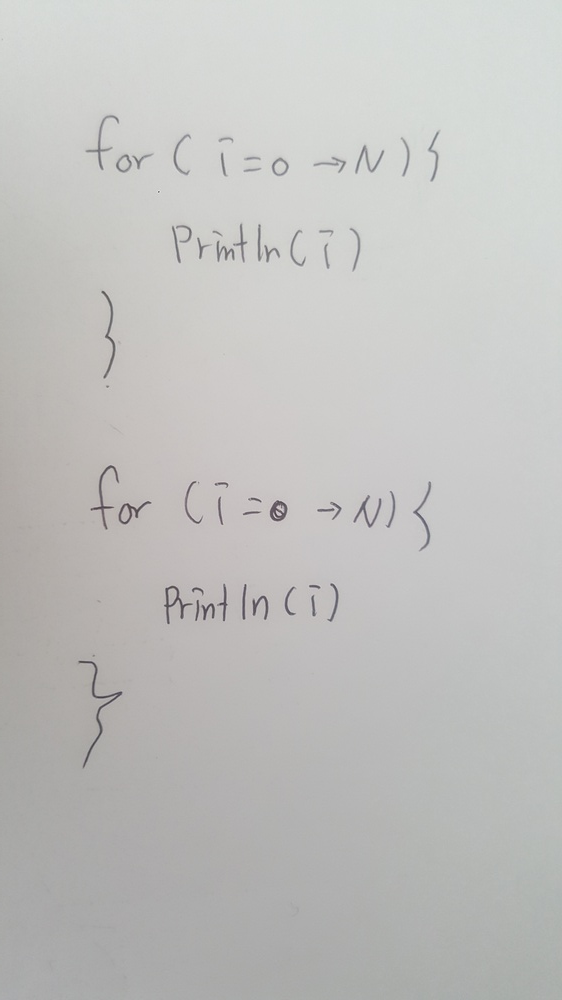
#> input picture images/pseudo2.jpg, 562 x 1000 px, shrunk from 2988 x 5312 before the run
$ python main.py
#> lines starting #> are read from the running program, lines starting #| are printed output that depends on the picture; after the words box and inside, x2 and y2 are one past the last pixel; in counts of white or black regions, pixels touching at a corner belong together
import cv2
import numpy as np
from matplotlib import pyplot as plt

img = cv2.imread('../images/pseudo2.jpg',0)
#> img: shape (1000, 562); min 63, max 227, mean 192.8
# img = cv2.medianBlur(img,5)

ret, th1 = cv2.threshold(img,127,255,cv2.THRESH_BINARY)
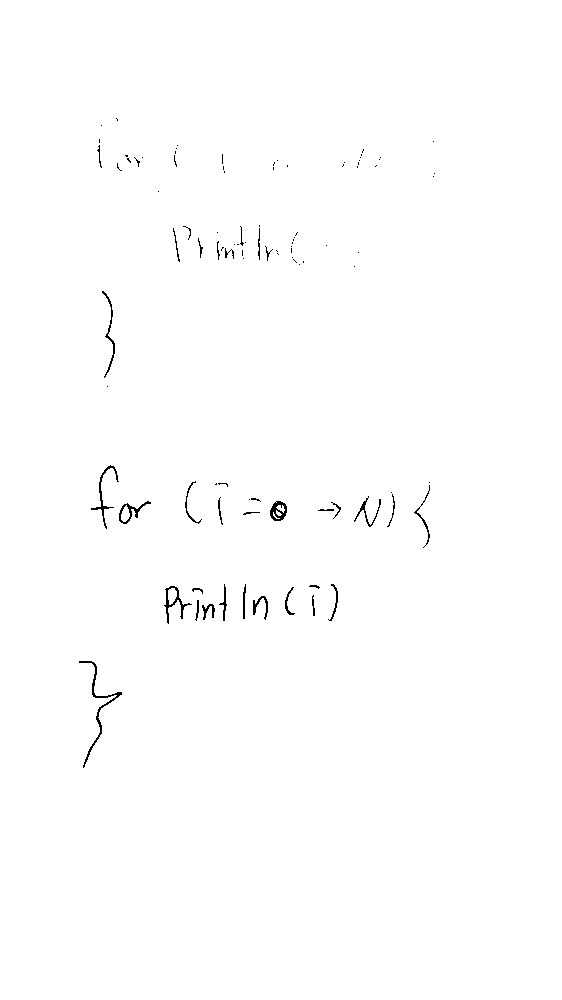
#> th1: shape (1000, 562); 99.5% white; black in thin lines or dots, all inside (x1, y1, x2, y2) = (79, 118, 435, 768)


th2 = cv2.adaptiveThreshold(img,255,cv2.ADAPTIVE_THRESH_MEAN_C,\
cv2.THRESH_BINARY,15,2)
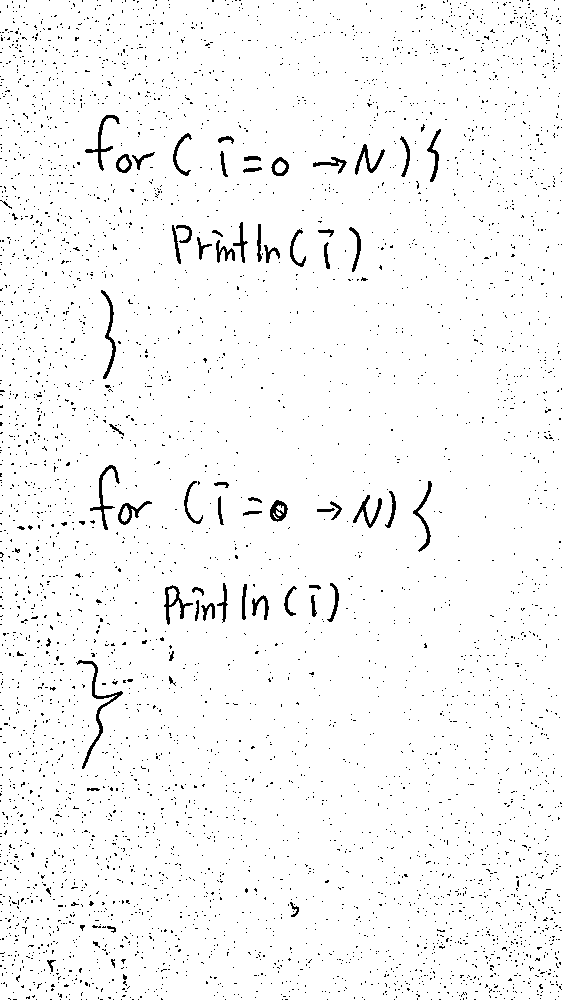
#> th2: shape (1000, 562); 96.9% white; black in thin lines or dots
th3 = cv2.adaptiveThreshold(img,255,cv2.ADAPTIVE_THRESH_GAUSSIAN_C,\
cv2.THRESH_BINARY,15,2)
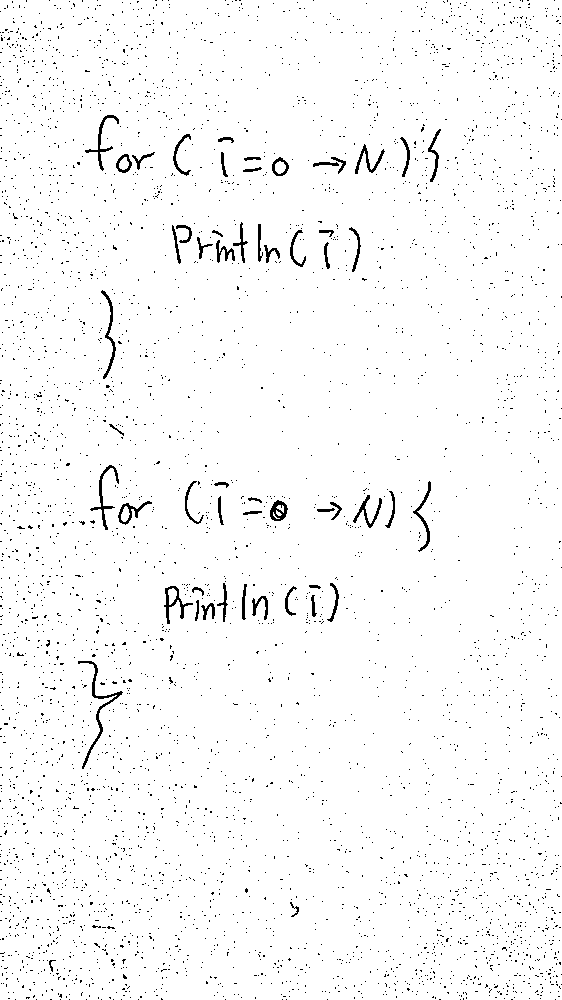
#> th3: shape (1000, 562); 97.5% white; black in thin lines or dots

titles = ['Original','Global','Mean','Gaussian']

images = [img,th1,th2,th3]

for i in range(4):
	plt.subplot(2,2,i+1),plt.imshow(images[i],'gray')
	plt.title(titles[i])
	plt.xticks([]),plt.yticks([])

plt.show()
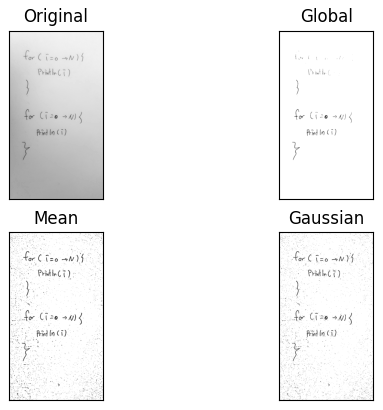
#> figure drawn by matplotlib, 4 panels
